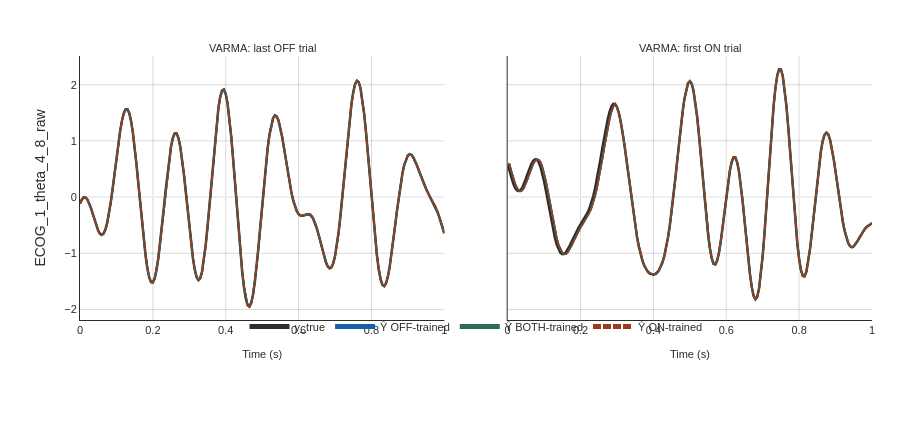
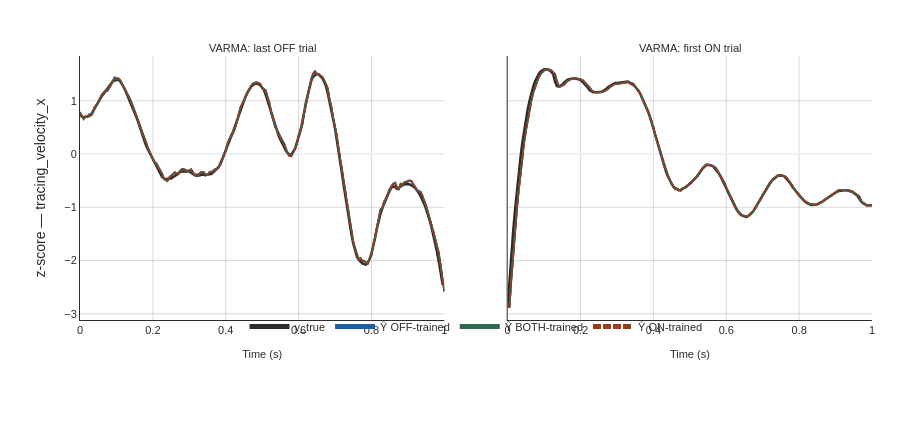

Notebook cell for these charts, in order:
### Markdown cell above
## Figs 55-56: Cross-block predictions

### Code cell
from dashboard.thesis.cross_block_predictions import build_cross_block_predictions_figure

fig_num = 55
for xb_spec in THESIS_CROSS_BLOCK:
    fig, cap = build_cross_block_predictions_figure(xb_spec, results_root)
    fname = f'fig_{fig_num:03d}_cross_block_{xb_spec.section_title.replace(" ", "_")[:30]}.png'
    fig.write_image(str(OUT / fname), width=1100, height=800, scale=2)
    fig.show()
    fig_num += 1

### Figure 1 — Plotly figure (JSON) as saved in the notebook; plotly's stock layout.template omitted (floating-point values rounded to 4 significant figures; data arrays with more than 128 entries replaced by an {"elided": "..."} marker saying what was removed)
{"data": [{"connectgaps": false, "legendgroup": "true", "line": {"color": "#2C2C2A", "width": 2.5}, "mode": "lines", "name": "y_true", "showlegend": true, "type": "scatter", "x": {"elided": "201 float values"}, "xaxis": "x", "y": {"elided": "201 float values"}, "yaxis": "y"}, {"connectgaps": false, "legendgroup": "off", "line": {"color": "#185FA5", "width": 1.8}, "mode": "lines", "name": "Ŷ OFF-trained", "showlegend": true, "type": "scatter", "x": {"elided": "201 float values"}, "xaxis": "x", "y": {"elided": "201 float values"}, "yaxis": "y"}, {"connectgaps": false, "legendgroup": "both", "line": {"color": "#2d6a4f", "width": 1.8}, "mode": "lines", "name": "Ŷ BOTH-trained", "showlegend": true, "type": "scatter", "x": {"elided": "201 float values"}, "xaxis": "x", "y": {"elided": "201 float values"}, "yaxis": "y"}, {"connectgaps": false, "legendgroup": "on", "line": {"color": "#993C1D", "dash": "8 2", "width": 1.8}, "mode": "lines", "name": "Ŷ ON-trained", "showlegend": true, "type": "scatter", "x": {"elided": "201 float values"}, "xaxis": "x", "y": {"elided": "201 float values"}, "yaxis": "y"}, {"connectgaps": false, "legendgroup": "true", "line": {"color": "#2C2C2A", "width": 2.5}, "mode": "lines", "name": "y_true", "showlegend": false, "type": "scatter", "x": {"elided": "201 float values"}, "xaxis": "x2", "y": {"elided": "201 float values"}, "yaxis": "y2"}, {"connectgaps": false, "legendgroup": "off", "line": {"color": "#185FA5", "width": 1.8}, "mode": "lines", "name": "Ŷ OFF-trained", "showlegend": false, "type": "scatter", "x": {"elided": "201 float values"}, "xaxis": "x2", "y": {"elided": "201 float values"}, "yaxis": "y2"}, {"connectgaps": false, "legendgroup": "both", "line": {"color": "#2d6a4f", "width": 1.8}, "mode": "lines", "name": "Ŷ BOTH-trained", "showlegend": false, "type": "scatter", "x": {"elided": "201 float values"}, "xaxis": "x2", "y": {"elided": "201 float values"}, "yaxis": "y2"}, {"connectgaps": false, "legendgroup": "on", "line": {"color": "#993C1D", "dash": "8 2", "width": 1.8}, "mode": "lines", "name": "Ŷ ON-trained", "showlegend": false, "type": "scatter", "x": {"elided": "201 float values"}, "xaxis": "x2", "y": {"elided": "201 float values"}, "yaxis": "y2"}], "layout": {"annotations": [{"font": {"color": "#2C2C2A", "family": "Arial, Helvetica, sans-serif", "size": 11}, "showarrow": false, "text": "VARMA: last OFF trial", "x": 0.23, "xanchor": "center", "xref": "paper", "y": 1, "yanchor": "bottom", "yref": "paper"}, {"font": {"color": "#2C2C2A", "family": "Arial, Helvetica, sans-serif", "size": 11}, "showarrow": false, "text": "VARMA: first ON trial", "x": 0.77, "xanchor": "center", "xref": "paper", "y": 1, "yanchor": "bottom", "yref": "paper"}], "font": {"color": "#2C2C2A", "family": "Arial, Helvetica, sans-serif", "size": 12}, "height": 440, "hovermode": "x unified", "legend": {"bgcolor": "rgba(0,0,0,0)", "font": {"size": 11}, "itemsizing": "constant", "itemwidth": 40, "orientation": "h", "tracegroupgap": 8, "x": 0.5, "xanchor": "center", "y": -0.08, "yanchor": "bottom"}, "margin": {"b": 120, "l": 80, "r": 28, "t": 56}, "paper_bgcolor": "#FFFFFF", "plot_bgcolor": "#FFFFFF", "showlegend": true, "xaxis": {"anchor": "y", "domain": [0, 0.46], "gridcolor": "rgba(0,0,0,0.15)", "linecolor": "#2C2C2A", "linewidth": 1, "mirror": false, "nticks": 8, "showgrid": true, "showline": true, "tickfont": {"color": "#2C2C2A", "size": 11}, "title": {"font": {"color": "#2C2C2A", "family": "Arial, Helvetica, sans-serif", "size": 11}, "text": "Time (s)"}}, "xaxis2": {"anchor": "y2", "domain": [0.54, 1], "gridcolor": "rgba(0,0,0,0.15)", "linecolor": "#2C2C2A", "linewidth": 1, "mirror": false, "nticks": 8, "showgrid": true, "showline": true, "tickfont": {"color": "#2C2C2A", "size": 11}, "title": {"font": {"color": "#2C2C2A", "family": "Arial, Helvetica, sans-serif", "size": 11}, "text": "Time (s)"}}, "yaxis": {"anchor": "x", "domain": [0, 1], "gridcolor": "rgba(0,0,0,0.15)", "linecolor": "#2C2C2A", "linewidth": 1, "mirror": false, "nticks": 8, "showgrid": true, "showline": true, "tickfont": {"color": "#2C2C2A", "size": 11}, "title": {"text": "ECOG_1_theta_4_8_raw"}}, "yaxis2": {"anchor": "x2", "domain": [0, 1], "gridcolor": "rgba(0,0,0,0.15)", "linecolor": "#2C2C2A", "linewidth": 1, "matches": "y", "mirror": false, "nticks": 8, "showgrid": true, "showline": true, "showticklabels": false, "tickfont": {"color": "#2C2C2A", "size": 11}}}}

### Figure 2 — Plotly figure (JSON) as saved in the notebook; plotly's stock layout.template omitted (floating-point values rounded to 4 significant figures; data arrays with more than 128 entries replaced by an {"elided": "..."} marker saying what was removed)
{"data": [{"connectgaps": false, "legendgroup": "true", "line": {"color": "#2C2C2A", "width": 2.5}, "mode": "lines", "name": "y_true", "showlegend": true, "type": "scatter", "x": {"elided": "201 float values"}, "xaxis": "x", "y": {"elided": "201 float values"}, "yaxis": "y"}, {"connectgaps": false, "legendgroup": "off", "line": {"color": "#185FA5", "width": 1.8}, "mode": "lines", "name": "Ŷ OFF-trained", "showlegend": true, "type": "scatter", "x": {"elided": "201 float values"}, "xaxis": "x", "y": {"elided": "201 float values"}, "yaxis": "y"}, {"connectgaps": false, "legendgroup": "both", "line": {"color": "#2d6a4f", "width": 1.8}, "mode": "lines", "name": "Ŷ BOTH-trained", "showlegend": true, "type": "scatter", "x": {"elided": "201 float values"}, "xaxis": "x", "y": {"elided": "201 float values"}, "yaxis": "y"}, {"connectgaps": false, "legendgroup": "on", "line": {"color": "#993C1D", "dash": "8 2", "width": 1.8}, "mode": "lines", "name": "Ŷ ON-trained", "showlegend": true, "type": "scatter", "x": {"elided": "201 float values"}, "xaxis": "x", "y": {"elided": "201 float values"}, "yaxis": "y"}, {"connectgaps": false, "legendgroup": "true", "line": {"color": "#2C2C2A", "width": 2.5}, "mode": "lines", "name": "y_true", "showlegend": false, "type": "scatter", "x": {"elided": "201 float values"}, "xaxis": "x2", "y": {"elided": "201 float values"}, "yaxis": "y2"}, {"connectgaps": false, "legendgroup": "off", "line": {"color": "#185FA5", "width": 1.8}, "mode": "lines", "name": "Ŷ OFF-trained", "showlegend": false, "type": "scatter", "x": {"elided": "201 float values"}, "xaxis": "x2", "y": {"elided": "201 float values"}, "yaxis": "y2"}, {"connectgaps": false, "legendgroup": "both", "line": {"color": "#2d6a4f", "width": 1.8}, "mode": "lines", "name": "Ŷ BOTH-trained", "showlegend": false, "type": "scatter", "x": {"elided": "201 float values"}, "xaxis": "x2", "y": {"elided": "201 float values"}, "yaxis": "y2"}, {"connectgaps": false, "legendgroup": "on", "line": {"color": "#993C1D", "dash": "8 2", "width": 1.8}, "mode": "lines", "name": "Ŷ ON-trained", "showlegend": false, "type": "scatter", "x": {"elided": "201 float values"}, "xaxis": "x2", "y": {"elided": "201 float values"}, "yaxis": "y2"}], "layout": {"annotations": [{"font": {"color": "#2C2C2A", "family": "Arial, Helvetica, sans-serif", "size": 11}, "showarrow": false, "text": "VARMA: last OFF trial", "x": 0.23, "xanchor": "center", "xref": "paper", "y": 1, "yanchor": "bottom", "yref": "paper"}, {"font": {"color": "#2C2C2A", "family": "Arial, Helvetica, sans-serif", "size": 11}, "showarrow": false, "text": "VARMA: first ON trial", "x": 0.77, "xanchor": "center", "xref": "paper", "y": 1, "yanchor": "bottom", "yref": "paper"}], "font": {"color": "#2C2C2A", "family": "Arial, Helvetica, sans-serif", "size": 12}, "height": 440, "hovermode": "x unified", "legend": {"bgcolor": "rgba(0,0,0,0)", "font": {"size": 11}, "itemsizing": "constant", "itemwidth": 40, "orientation": "h", "tracegroupgap": 8, "x": 0.5, "xanchor": "center", "y": -0.08, "yanchor": "bottom"}, "margin": {"b": 120, "l": 80, "r": 28, "t": 56}, "paper_bgcolor": "#FFFFFF", "plot_bgcolor": "#FFFFFF", "showlegend": true, "xaxis": {"anchor": "y", "domain": [0, 0.46], "gridcolor": "rgba(0,0,0,0.15)", "linecolor": "#2C2C2A", "linewidth": 1, "mirror": false, "nticks": 8, "showgrid": true, "showline": true, "tickfont": {"color": "#2C2C2A", "size": 11}, "title": {"font": {"color": "#2C2C2A", "family": "Arial, Helvetica, sans-serif", "size": 11}, "text": "Time (s)"}}, "xaxis2": {"anchor": "y2", "domain": [0.54, 1], "gridcolor": "rgba(0,0,0,0.15)", "linecolor": "#2C2C2A", "linewidth": 1, "mirror": false, "nticks": 8, "showgrid": true, "showline": true, "tickfont": {"color": "#2C2C2A", "size": 11}, "title": {"font": {"color": "#2C2C2A", "family": "Arial, Helvetica, sans-serif", "size": 11}, "text": "Time (s)"}}, "yaxis": {"anchor": "x", "domain": [0, 1], "gridcolor": "rgba(0,0,0,0.15)", "linecolor": "#2C2C2A", "linewidth": 1, "mirror": false, "nticks": 8, "showgrid": true, "showline": true, "tickfont": {"color": "#2C2C2A", "size": 11}, "title": {"text": "z-score — tracing_velocity_x"}}, "yaxis2": {"anchor": "x2", "domain": [0, 1], "gridcolor": "rgba(0,0,0,0.15)", "linecolor": "#2C2C2A", "linewidth": 1, "matches": "y", "mirror": false, "nticks": 8, "showgrid": true, "showline": true, "showticklabels": false, "tickfont": {"color": "#2C2C2A", "size": 11}}}}
